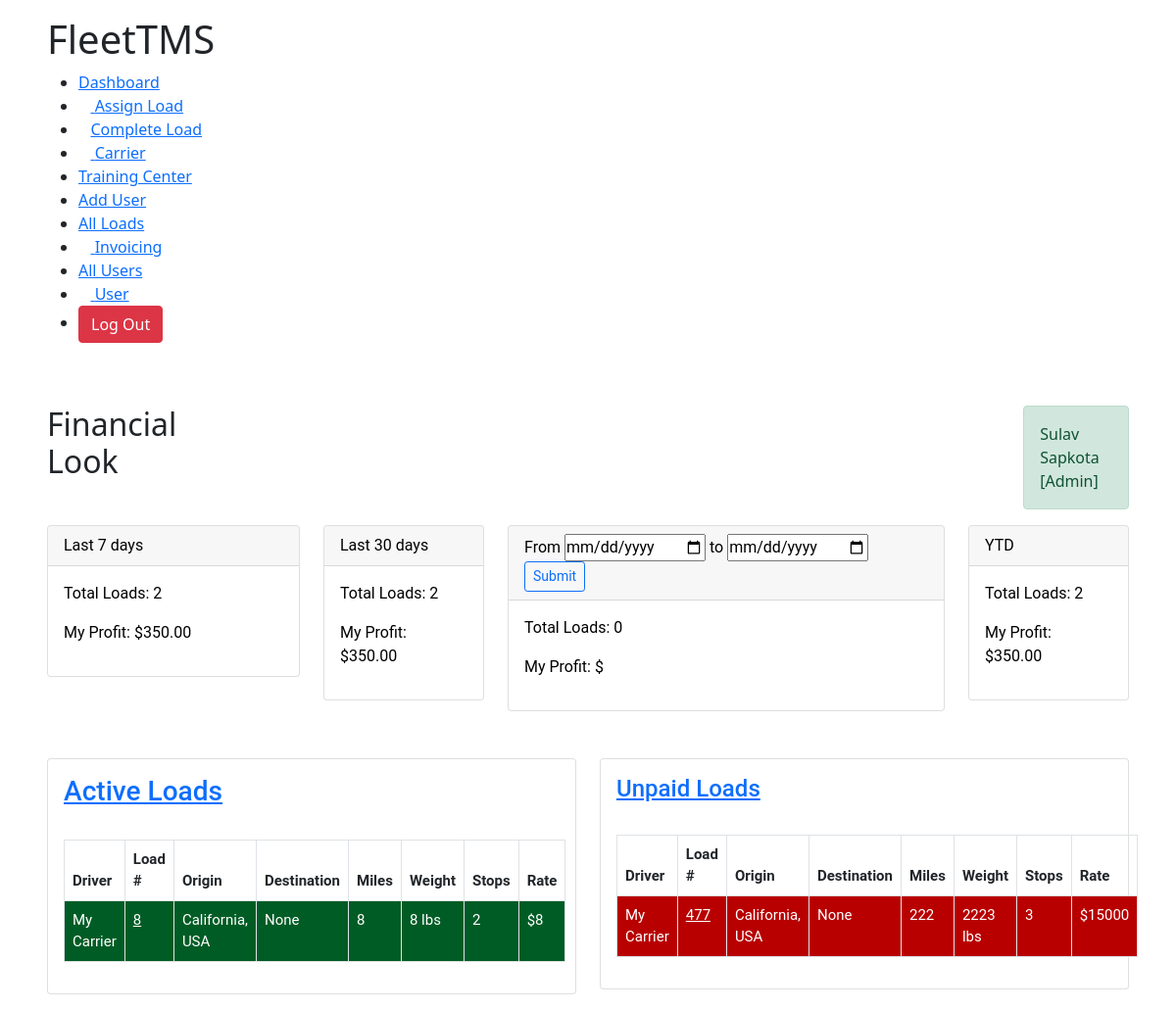
Page /dashboard/ (signed in) on the earlier database version.
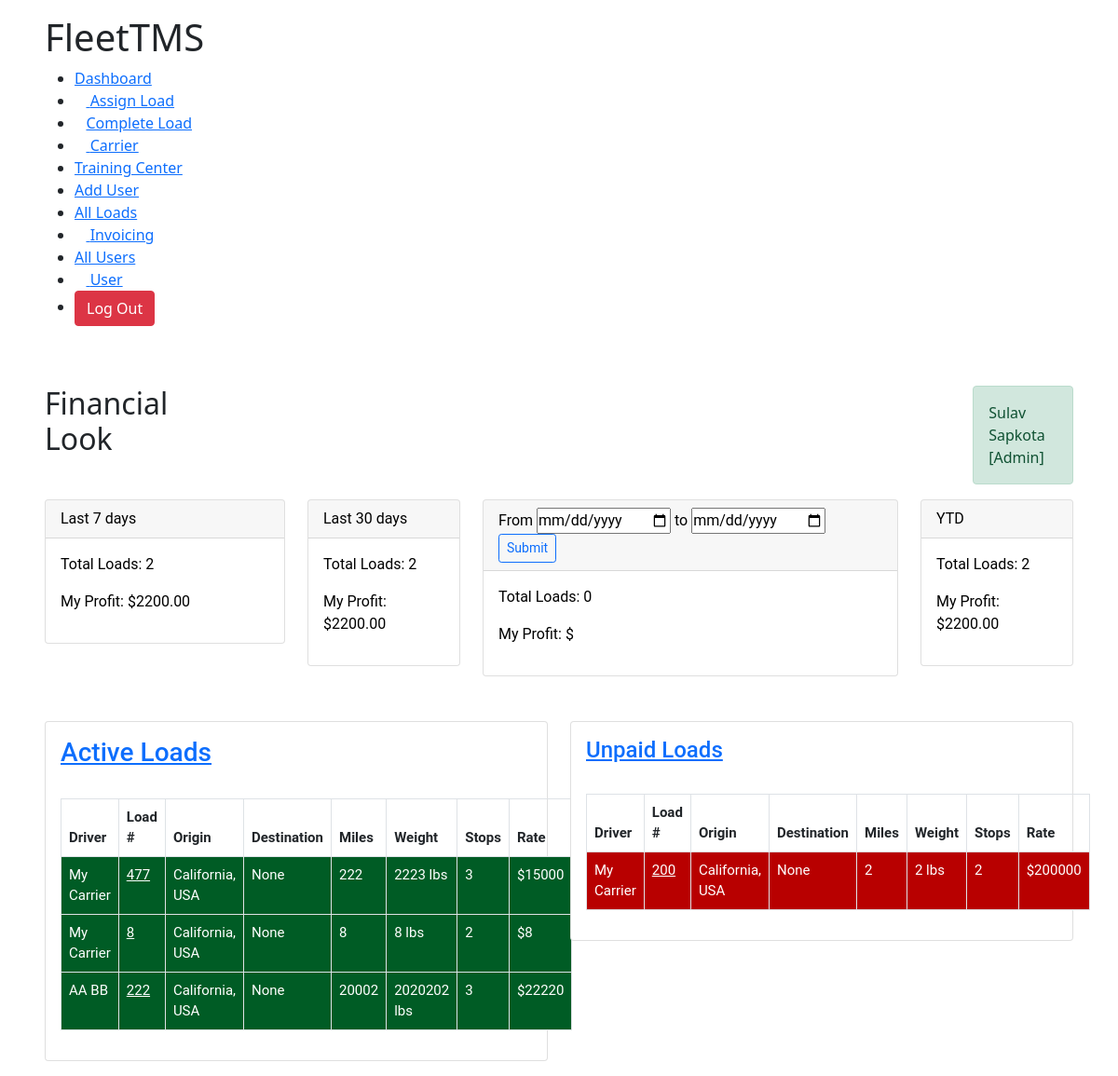
Same page on the later database version.
### TMSTruck/models.py (models this page shows, shortened)
class AssignLoad(models.Model):
	user 					= models.ForeignKey(Account,on_delete=models.CASCADE,null=True,blank=True)
	brokerage_name 			= models.CharField(max_length=300, null=True)
	broker_name 			= models.CharField(max_length=300, null=True)
	assignToCarrier			= models.ForeignKey(Carrier,blank=True, on_delete=models.CASCADE, null=True)
	broker_address 			= models.CharField(max_length=300, null=True)
	pickupAddress 			= models.CharField(max_length=300, null=True)
	distance 				= models.IntegerField(null=True)
	weight 					= models.IntegerField(null=True)
	rate 					= models.IntegerField(null=True)
	stops 					= models.IntegerField(null=True)
	assigned_date			= models.DateTimeField(blank=True,auto_now_add=True, null=True)
	pickupDate				= models.CharField(max_length=3000,null=True, blank=True)
	is_active 				= models.BooleanField(default=True,null=True)
	is_paid 				= models.BooleanField(default=False,null=True)
	broker_phone			= models.IntegerField(null=True)
	broker_email			= models.EmailField(max_length=100,null=True)
	load_number				= models.IntegerField(null=True)
	dropOffDate				= models.CharField(max_length=3000,null=True,blank=True)
	dropOffAddress			= models.CharField(max_length=10000,null=True)
	first_available_pickup	= models.CharField(max_length=3000,null=True,blank=True)
	rate_confirmation		= models.FileField(blank=True,upload_to=rate_confirmation_path)
	bill_of_landing			= models.FileField(blank=True,upload_to=bill_path)
	special_comments 		= models.TextField(null=True,max_length=10000)
	final_address			= models.CharField(null=True,max_length=100, blank=True)
	is_awaiting				= models.BooleanField(null=True,default=True,blank=True)
	is_awb					= models.BooleanField(null=True,default=True,blank=True)
	is_sign					= models.BooleanField(null=True,default=False)

class Carrier(models.Model):
	user					= models.ForeignKey(Account,on_delete=models.CASCADE,null=True,blank=True)
	firstName 				= models.CharField(max_length=100,null=True)
	lastName				= models.CharField(max_length=100,null=True)
	company 				= models.CharField(max_length=100,null=True)
	email					= models.EmailField(max_length=100,null=True)
	phone					= models.IntegerField(null=True)
	mc_number 				= models.IntegerField(null=True)
	dot_number				= models.IntegerField(null=True)
	factoring_phone			= models.IntegerField(null=True)
	willing_states			= models.TextField(max_length=1000,null=True)
	carrier_status			= models.CharField(max_length=100,null=True)
	factoring_company		= models.CharField(max_length=100,null=True)
	mc_upload		 		= models.FileField(upload_to=carrierMcFiles,null=True)
	w9_upload 				= models.FileField(upload_to=carrierMcFiles,null=True)
	insurance				= models.FileField(upload_to=carrierMcFiles,null=True)
	costPerMile				= models.IntegerField(null=True)
	def __str__(self):
		return '{} {}'.format(self.firstName,self.lastName)

### TMSTruck/decorators.py (the view)
        def wrapper(request, *args, **kwargs):
            group = None
            if request.user.groups.exists():
                group = request.user.groups.all()[0].name
            if group in allowed_roles:
                return view_func(request, *args, **kwargs)
            elif group == 'Trainee':
                return redirect("user")
            else:
                return HttpResponse("You are not authorized to visit this page. ")

### TMSTruck/models.py (called while the page is built)
	def __str__(self):
		return self.firstName

### TMSTruck/templates/TMSTruck/dashboard.html (shortened to what the changed rows need)
{% extends 'TMSTruck/base.html' %}
{% load static %}
{% block content %}
<!DOCTYPE html>
<html lang="en">
<head>
    <link rel="stylesheet" href="{% static 'css/dashboard.css' %}">
</head>
<body>
    <div class="main-body">
        {% if group == 'Accounting' %}
        {% include 'TMSTruck/navbars/accounting_navbar.html' %}
        {% elif group == 'Admin' %}
        {% include 'TMSTruck/navbars/admin_navbar.html' %}
        {% elif group == 'Hiring Manager' %}
        {% include 'TMSTruck/navbars/hiring_manager_navbar.html' %}
        {% elif group == 'Logistics Manager' %}
        {% include 'TMSTruck/navbars/logistics_manager.html' %}
        {% endif %}
        <br>
        <div class="header" style="display: flex; grid-gap: 54rem;">
            <h2>Financial Look</h2>
        </div>
        <div class="row">
        <div class="col-md-3" ">
                <div class=" card">
            <div class="card-body">
                <p>Total Loads: {{loadsCount.sevenLoads.count}}</p>
                <p>My Profit: ${{profits.sevenDayProfit}}</p>
            </div>
        </div>
    </div>
    <div class="col-md-2">
        <div class="card">
            <div class="card-body">
                <p>Total Loads: {{loadsCount.thirtyLoads.count}}</p>
                <p>My Profit: ${{profits.thirtyDayProfit}}</p>
            </div>
        </div>
    </div>
    <div class="col-md-2">
        <div class="card">
            <div class="card-body">
                <p>Total Loads: {{loadsCount.yearLoads.count}}</p>
                <p>My Profit: ${{profits.oneYearProfit}}</p>
            </div>
        </div>
    </div>
</div>
<br><br>
    <div class="row">
        <div class="col-md-6">
            <div class="card">
                <div class="card-body">
                            <br>
                    <table class="table table-bordered">
                        <thead>
                            <tr>
                                <th scope="col">Driver</th>
                                <th scope="col">Load #</th>
                                <th scope="col">Origin</th>
                                <th scope="col">Destination</th>
                                <th scope="col">Miles</th>
                                <th scope="col">Weight</th>
                                <th scope="col">Stops</th>
                                <th scope="col">Rate</th>
                            </tr>
                        </thead>
                        <tbody>
                            {% for load in activeLoads %}
                            <tr style="background-color: rgb(0, 92, 37); color: white;">
                                <td>{{load.assignToCarrier}}</td>
                                <td><a style="color: white;"
                                        href="{% url 'load_detail' load.id %}">{{load.load_number}}</a></td>
                                <td>{{load.pickupAddress}}</td>
                                <td>{{load.final_address}}</td>
                                <td>{{load.distance}}</td>
                                <td>{{load.weight}} lbs</td>
                                <td>{{load.stops}}</td>
                                <td>${{load.rate}}</td>
                            </tr>
                            {% endfor %}
                        </tbody>
                    </table>
                </div>
            </div>
        </div>
        <br><br>
        <div class="col-md-6">
            <div class="card">
                <div class="card-body">
                    <h4 class="card-title"> <a href="{% url 'unpaid' %}">Unpaid Loads</a></h4><br>
                    <table class="table table-bordered">
                        <thead>
                            <tr>
                                <th scope="col">Driver</th>
                                <th scope="col">Load #</th>
                                <th scope="col">Origin</th>
                                <th scope="col">Destination</th>
                                <th scope="col">Miles</th>
                                <th scope="col">Weight</th>
                                <th scope="col">Stops</th>
                                <th scope="col">Rate</th>
                            </tr>
                        </thead>
                        <tbody>
                            {% for load in unpaidLoads %}
                            <tr style="background-color: rgb(184, 0, 0);color: white;">
                                <td>{{load.assignToCarrier}}</td>
                                <td><a style="color: white;"
                                        href="{% url 'load_detail' load.id %}">{{load.load_number}}</a></td>
                                <td>{{load.pickupAddress}}</td>
                                <td>{{load.final_address}}</td>
                                <td>{{load.distance}}</td>
                                <td>{{load.weight}} lbs</td>
                                <td>{{load.stops}}</td>
                                <td>${{load.rate}}</td>
                            </tr>
                            {% endfor %}
                        </tbody>
                    </table>
                </div>
            </div>
        </div>
    </div>
    </div>
</body>
</html>
{% endblock %}

Differences in the rows shown:
changed AssignLoad (number 1 of 4 on the later page): moves from the list under "Unpaid Loads" to the list under "Active Loads"
now on this page (row edited): AssignLoad: assignToCarrier "AA BB", load_number "222", pickupAddress "California, USA", final_address "None", distance "20002", weight "2020202", stops "3", rate "22220", shown under "Active Loads"
added AssignLoad: assignToCarrier "My Carrier", load_number "200", pickupAddress "California, USA", final_address "None", distance "2", weight "2", stops "2", rate "200000", shown under "Unpaid Loads"
Other differences:
{{ profits.sevenDayProfit }}: "350.00" → "2200.00"
{{ profits.thirtyDayProfit }}: "350.00" → "2200.00"
{{ profits.oneYearProfit }}: "350.00" → "2200.00"
